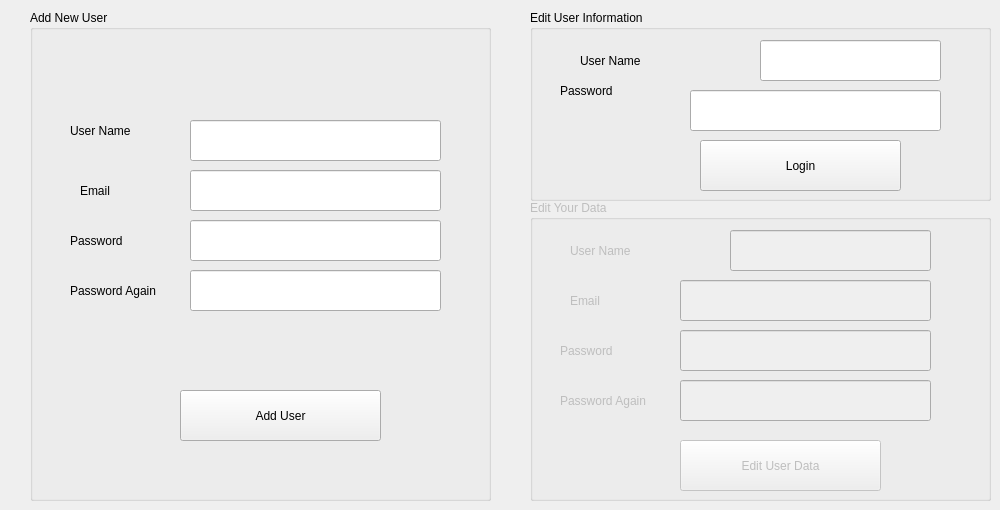
    <widget class="QWidget" name="tab_3">
     <attribute name="title">
      <string>Page</string>
     </attribute>
     <widget class="QGroupBox" name="groupBox">
      <property name="geometry">
       <rect>
        <x>30</x>
        <y>10</y>
        <width>461</width>
        <height>491</height>
       </rect>
      </property>
      <property name="title">
       <string>Add New User</string>
      </property>
      <widget class="QLabel" name="label_16">
       <property name="geometry">
        <rect>
         <x>40</x>
         <y>110</y>
         <width>81</width>
         <height>21</height>
        </rect>
       </property>
       <property name="text">
        <string>User Name</string>
       </property>
      </widget>
      <widget class="QLabel" name="label_17">
       <property name="geometry">
        <rect>
         <x>40</x>
         <y>220</y>
         <width>81</width>
         <height>21</height>
        </rect>
       </property>
       <property name="text">
        <string>Password</string>
       </property>
      </widget>
      <widget class="QLabel" name="label_18">
       <property name="geometry">
        <rect>
         <x>40</x>
         <y>270</y>
         <width>101</width>
         <height>21</height>
        </rect>
       </property>
       <property name="text">
        <string>Password Again</string>
       </property>
      </widget>
      <widget class="QLabel" name="label_19">
       <property name="geometry">
        <rect>
         <x>50</x>
         <y>170</y>
         <width>81</width>
         <height>21</height>
        </rect>
       </property>
       <property name="text">
        <string>Email</string>
       </property>
      </widget>
      <widget class="QLineEdit" name="lineEdit_9">
       <property name="geometry">
        <rect>
         <x>160</x>
         <y>110</y>
         <width>251</width>
         <height>41</height>
        </rect>
       </property>
      </widget>
      <widget class="QLineEdit" name="lineEdit_10">
       <property name="geometry">
        <rect>
         <x>160</x>
         <y>160</y>
         <width>251</width>
         <height>41</height>
        </rect>
       </property>
      </widget>
      <widget class="QLineEdit" name="lineEdit_11">
       <property name="geometry">
        <rect>
         <x>160</x>
         <y>210</y>
         <width>251</width>
         <height>41</height>
        </rect>
       </property>
       <property name="echoMode">
        <enum>QLineEdit::Password</enum>
       </property>
      </widget>
      <widget class="QLineEdit" name="lineEdit_12">
       <property name="geometry">
        <rect>
         <x>160</x>
         <y>260</y>
         <width>251</width>
         <height>41</height>
        </rect>
       </property>
       <property name="echoMode">
        <enum>QLineEdit::Password</enum>
       </property>
      </widget>
      <widget class="QPushButton" name="pushButton_11">
       <property name="geometry">
        <rect>
         <x>150</x>
         <y>380</y>
         <width>201</width>
         <height>51</height>
        </rect>
       </property>
       <property name="text">
        <string>Add User</string>
       </property>
      </widget>
      <widget class="QLabel" name="label_30">
       <property name="geometry">
        <rect>
         <x>130</x>
         <y>320</y>
         <width>321</width>
         <height>31</height>
        </rect>
       </property>
       <property name="font">
        <font>
         <family>Segoe UI</family>
         <pointsize>16</pointsize>
        </font>
       </property>
       <property name="text">
        <string/>
       </property>
      </widget>
     </widget>
     <widget class="QGroupBox" name="groupBox_2">
      <property name="geometry">
       <rect>
        <x>530</x>
        <y>10</y>
        <width>461</width>
        <height>191</height>
       </rect>
      </property>
      <property name="title">
       <string>Edit User Information</string>
      </property>
      <widget class="QLineEdit" name="lineEdit_13">
       <property name="geometry">
        <rect>
         <x>160</x>
         <y>80</y>
         <width>251</width>
         <height>41</height>
        </rect>
       </property>
       <property name="echoMode">
        <enum>QLineEdit::Password</enum>
       </property>
      </widget>
      <widget class="QLabel" name="label_20">
       <property name="geometry">
        <rect>
         <x>30</x>
         <y>70</y>
         <width>101</width>
         <height>21</height>
        </rect>
       </property>
       <property name="text">
        <string>Password</string>
       </property>
      </widget>
      <widget class="QLabel" name="label_21">
       <property name="geometry">
        <rect>
         <x>50</x>
         <y>40</y>
         <width>121</width>
         <height>21</height>
        </rect>
       </property>
       <property name="text">
        <string>User Name</string>
       </property>
      </widget>
      <widget class="QLineEdit" name="lineEdit_14">
       <property name="geometry">
        <rect>
         <x>230</x>
         <y>30</y>
         <width>181</width>
         <height>41</height>
        </rect>
       </property>
      </widget>
      <widget class="QPushButton" name="pushButton_12">
       <property name="geometry">
        <rect>
         <x>170</x>
         <y>130</y>
         <width>201</width>
         <height>51</height>
        </rect>
       </property>
       <property name="text">
        <string>Login</string>
       </property>
      </widget>
     </widget>
     <widget class="QGroupBox" name="groupBox_4">
      <property name="enabled">
       <bool>false</bool>
      </property>
      <property name="geometry">
       <rect>
        <x>530</x>
        <y>200</y>
        <width>461</width>
        <height>301</height>
       </rect>
      </property>
      <property name="title">
       <string>Edit Your Data</string>
      </property>
      <widget class="QLineEdit" name="lineEdit_16">
       <property name="geometry">
        <rect>
         <x>150</x>
         <y>130</y>
         <width>251</width>
         <height>41</height>
        </rect>
       </property>
       <property name="echoMode">
        <enum>QLineEdit::Password</enum>
       </property>
      </widget>
      <widget class="QLineEdit" name="lineEdit_18">
       <property name="geometry">
        <rect>
         <x>150</x>
         <y>180</y>
         <width>251</width>
         <height>41</height>
        </rect>
       </property>
       <property name="echoMode">
        <enum>QLineEdit::Password</enum>
       </property>
      </widget>
      <widget class="QLabel" name="label_23">
       <property name="geometry">
        <rect>
         <x>30</x>
         <y>140</y>
         <width>81</width>
         <height>21</height>
        </rect>
       </property>
       <property name="text">
        <string>Password</string>
       </property>
      </widget>
      <widget class="QLabel" name="label_25">
       <property name="geometry">
        <rect>
         <x>40</x>
         <y>40</y>
         <width>121</width>
         <height>21</height>
        </rect>
       </property>
       <property name="text">
        <string>User Name</string>
       </property>
      </widget>
      <widget class="QLineEdit" name="lineEdit_17">
       <property name="geometry">
        <rect>
         <x>200</x>
         <y>30</y>
         <width>201</width>
         <height>41</height>
        </rect>
       </property>
      </widget>
      <widget class="QLineEdit" name="lineEdit_15">
       <property name="geometry">
        <rect>
         <x>150</x>
         <y>80</y>
         <width>251</width>
         <height>41</height>
        </rect>
       </property>
      </widget>
      <widget class="QPushButton" name="pushButton_13">
       <property name="geometry">
        <rect>
         <x>150</x>
         <y>240</y>
         <width>201</width>
         <height>51</height>
        </rect>
       </property>
       <property name="text">
        <string>Edit User Data</string>
       </property>
      </widget>
      <widget class="QLabel" name="label_22">
       <property name="geometry">
        <rect>
         <x>30</x>
         <y>190</y>
         <width>101</width>
         <height>21</height>
        </rect>
       </property>
       <property name="text">
        <string>Password Again</string>
       </property>
      </widget>
      <widget class="QLabel" name="label_24">
       <property name="geometry">
        <rect>
         <x>40</x>
         <y>90</y>
         <width>81</width>
         <height>21</height>
        </rect>
       </property>
       <property name="text">
        <string>Email</string>
       </property>
      </widget>
     </widget>
    </widget>
